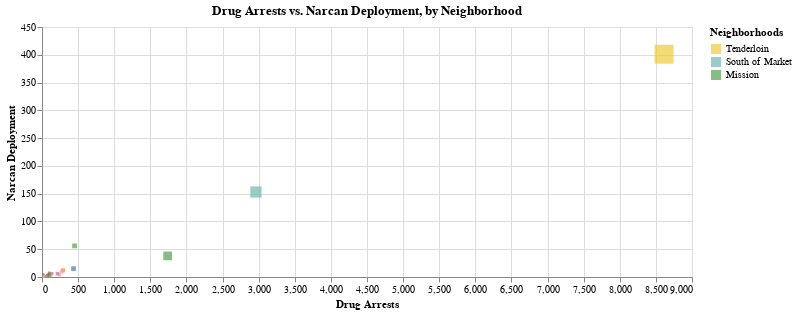

This figure's notebook cell:
### Markdown cell above
### Finding #6
Perhaps unsurprisingly, there's a strong correlation between drug arrests and Narcan deployments.

### Code cell
# Merging the drug arrests dataframe and the narcan deployment dataframe
da_nd = da_df.merge(nd_df, on = 'analysis_neighborhood')
# Visualization
base = alt.Chart(da_nd).mark_square().encode(
    alt.X('drug_arrests_count',title = 'Drug Arrests'),
    alt.Y('narcan_deployment_count',title = 'Narcan Deployment'),
    color = alt.Color('analysis_neighborhood',legend=alt.Legend(title='Neighborhoods', values=['Tenderloin', 'South of Market','Mission'])),
    size = alt.Size('drug_arrests_count',legend=None),
    tooltip=[alt.Tooltip('analysis_neighborhood',title='Neighborhood'),alt.Tooltip('drug_arrests_count',title = 'Drug Arrests'),alt.Tooltip('narcan_deployment_count',title = 'Narcan Deployment')]
).properties(
    width=650,
    height=250,
    title='Drug Arrests vs. Narcan Deployment, by Neighborhood'
)
base

### Figure 1 — Vega-Lite specification as saved in the notebook (floating-point values rounded to 4 significant figures)
{"config": {"view": {"continuousWidth": 300, "continuousHeight": 300}}, "data": {"name": "data-3ff4f01f16c64fcb5fe695673d0964a7"}, "mark": {"type": "square"}, "encoding": {"color": {"field": "analysis_neighborhood", "legend": {"title": "Neighborhoods", "values": ["Tenderloin", "South of Market", "Mission"]}, "type": "nominal"}, "size": {"field": "drug_arrests_count", "legend": null, "type": "quantitative"}, "tooltip": [{"field": "analysis_neighborhood", "title": "Neighborhood", "type": "nominal"}, {"field": "drug_arrests_count", "title": "Drug Arrests", "type": "quantitative"}, {"field": "narcan_deployment_count", "title": "Narcan Deployment", "type": "quantitative"}], "x": {"field": "drug_arrests_count", "title": "Drug Arrests", "type": "quantitative"}, "y": {"field": "narcan_deployment_count", "title": "Narcan Deployment", "type": "quantitative"}}, "height": 250, "title": "Drug Arrests vs. Narcan Deployment, by Neighborhood", "width": 650, "$schema": "https://vega.github.io/schema/vega-lite/v5.6.1.json", "datasets": {"data-3ff4f01f16c64fcb5fe695673d0964a7": [{"analysis_neighborhood": "Tenderloin", "drug_arrests_count": 8613, "narcan_deployment_count": 401}, {"analysis_neighborhood": "South of Market", "drug_arrests_count": 2962, "narcan_deployment_count": 153}, {"analysis_neighborhood": "Mission", "drug_arrests_count": 1740, "narcan_deployment_count": 38}, {"analysis_neighborhood": "Financial District/South Beach", "drug_arrests_count": 451, "narcan_deployment_count": 56}, {"analysis_neighborhood": "Bayview Hunters Point", "drug_arrests_count": 437, "narcan_deployment_count": 15}, {"analysis_neighborhood": "Castro/Upper Market", "drug_arrests_count": 291, "narcan_deployment_count": 12}, {"analysis_neighborhood": "Western Addition", "drug_arrests_count": 273, "narcan_deployment_count": 10}, {"analysis_neighborhood": "Haight Ashbury", "drug_arrests_count": 242, "narcan_deployment_count": 4}, {"analysis_neighborhood": "Nob Hill", "drug_arrests_count": 213, "narcan_deployment_count": 6}, {"analysis_neighborhood": "North Beach", "drug_arrests_count": 137, "narcan_deployment_count": 6}, {"analysis_neighborhood": "Mission Bay", "drug_arrests_count": 126, "narcan_deployment_count": 3}, {"analysis_neighborhood": "Outer Mission", "drug_arrests_count": 115, "narcan_deployment_count": 3}, {"analysis_neighborhood": "Excelsior", "drug_arrests_count": 107, "narcan_deployment_count": 2}, {"analysis_neighborhood": "Hayes Valley", "drug_arrests_count": 103, "narcan_deployment_count": 5}, {"analysis_neighborhood": "Marina", "drug_arrests_count": 101, "narcan_deployment_count": 7}, {"analysis_neighborhood": "Chinatown", "drug_arrests_count": 100, "narcan_deployment_count": 7}, {"analysis_neighborhood": "Sunset/Parkside", "drug_arrests_count": 99, "narcan_deployment_count": 4}, {"analysis_neighborhood": "Golden Gate Park", "drug_arrests_count": 81, "narcan_deployment_count": 2}, {"analysis_neighborhood": "Russian Hill", "drug_arrests_count": 80, "narcan_deployment_count": 4}, {"analysis_neighborhood": "Pacific Heights", "drug_arrests_count": 77, "narcan_deployment_count": 3}, {"analysis_neighborhood": "Visitacion Valley", "drug_arrests_count": 61, "narcan_deployment_count": 2}, {"analysis_neighborhood": "Portola", "drug_arrests_count": 56, "narcan_deployment_count": 1}, {"analysis_neighborhood": "Inner Richmond", "drug_arrests_count": 44, "narcan_deployment_count": 2}, {"analysis_neighborhood": "Lone Mountain/USF", "drug_arrests_count": 37, "narcan_deployment_count": 1}, {"analysis_neighborhood": "Lakeshore", "drug_arrests_count": 32, "narcan_deployment_count": 2}, {"analysis_neighborhood": "Noe Valley", "drug_arrests_count": 30, "narcan_deployment_count": 1}, {"analysis_neighborhood": "Glen Park", "drug_arrests_count": 26, "narcan_deployment_count": 1}, {"analysis_neighborhood": "Japantown", "drug_arrests_count": 17, "narcan_deployment_count": 5}]}}
